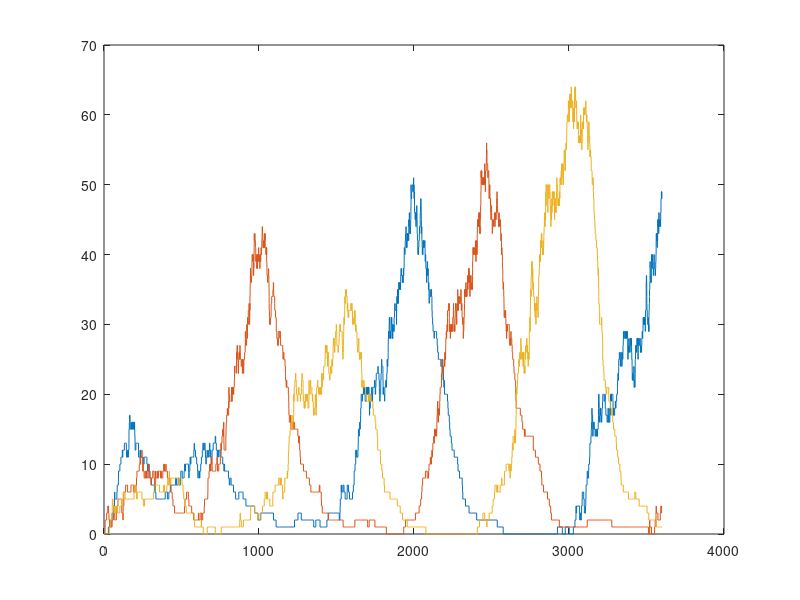
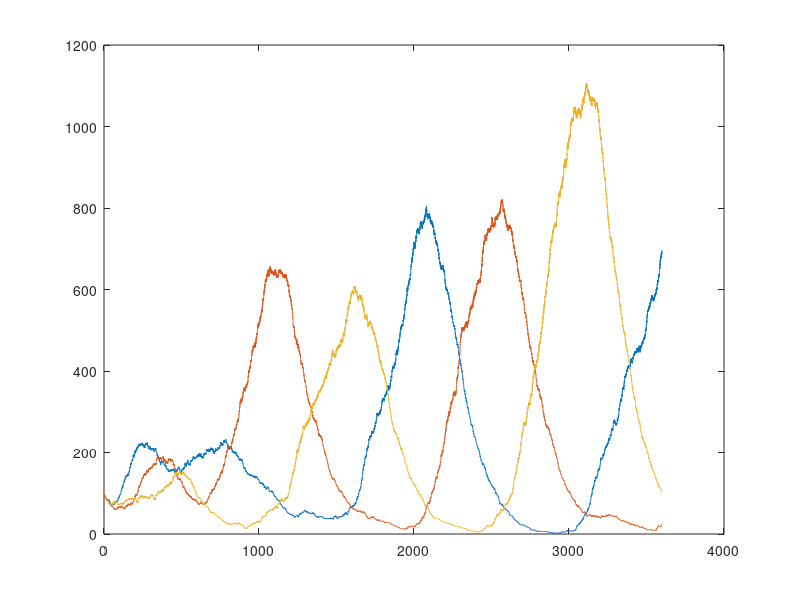

These figures' MATLAB source, in order:

% Stochastic model of the Repressilator system : http://cba.mit.edu/events/03.11.ASE/docs/Leibler.pdf

clear all; clf; %We clear the workspace

tEnd = 60*60; %tEnd is the time at which the simulation stops
tStep = 0.001;

% Here we have to put the initial concentrations of the species
% Proteins concentrations
PlacI = 100;
PtetR = 100;
PcI = 100;

stoich =  [ 1 0 0 0 0 0;
            0 1 0 0 0 0;
            0 0 1 0 0 0;
            -1 0 0 0 0 0;
            0 -1 0 0 0 0;
            0 0 -1 0 0 0;
            0 0 0 1 0 0;
            0 0 0 0 1 0;
            0 0 0 0 0 1;
            0 0 0 -1 0 0;
            0 0 0 0 -1 0;
            0 0 0 0 0 -1;
];

% mRNAs concentrations
MlacI = 0;
MtetR = 0;
McI = 0;

% Denominations
species(1) = MlacI;
species(2) = MtetR;
species(3) = McI;
species(4) = PlacI;
species(5) = PtetR;
species(6) = PcI;



gammaM = 1/120;
gammaP = 1/600;
Km = 40;
alphaM = 0.5;
alphaP = 1/6;
leakiness = 5e-04;
n = 2; %hill coefficient

Species = species; %will contain the concentrations of the species over the time


t = 0; % t is the vector containing the times
while t(end) <= tEnd

    propMlacIProd = (alphaM)/(1 + (species(5) / Km)^n ) + leakiness;
    propMtetRProd = (alphaM)/(1 + (species(6) / Km)^n ) + leakiness;
    propMcIProd = (alphaM)/(1 + (species(4) / Km)^n ) + leakiness;
    propMlacIDest = gammaM*species(1);
    propMtetRDest = gammaM*species(2);
    propMcIDest = gammaM*species(3);

    propPlacIProd = alphaP*species(1);
    propPtetRProd = alphaP*species(2);
    propPcIProd = alphaP*species(3);
    propPlacIDest = gammaM*species(4);
    propPtetRDest = gammaM*species(5);
    propPcIDest = gammaM*species(6);

    props = [propMlacIProd propMtetRProd propMcIProd propMlacIDest propMtetRDest propMcIDest propPlacIProd propPtetRProd propPcIProd propPlacIDest propPtetRDest propPcIDest];

    propsum = cumsum(props);
    pickingVector = propsum/propsum(end);

    rand1 = rand();%rand for reaction

    selectedReact = find(pickingVector>rand1,1);

    species = species + stoich(selectedReact,:);


    Species(end+1,:) = species;





    rand2 = rand();% rand for time




    deltaT = - log(rand2)./sum(props);
    t(end+1) = t(end) + deltaT;

    disp(t(end));
end

figure(1)
plot(t,Species(:,1))
hold on;
plot(t,Species(:,2))
plot(t,Species(:,3))

figure(2)
plot(t,Species(:,4))
hold on;
plot(t,Species(:,5))
plot(t,Species(:,6))
